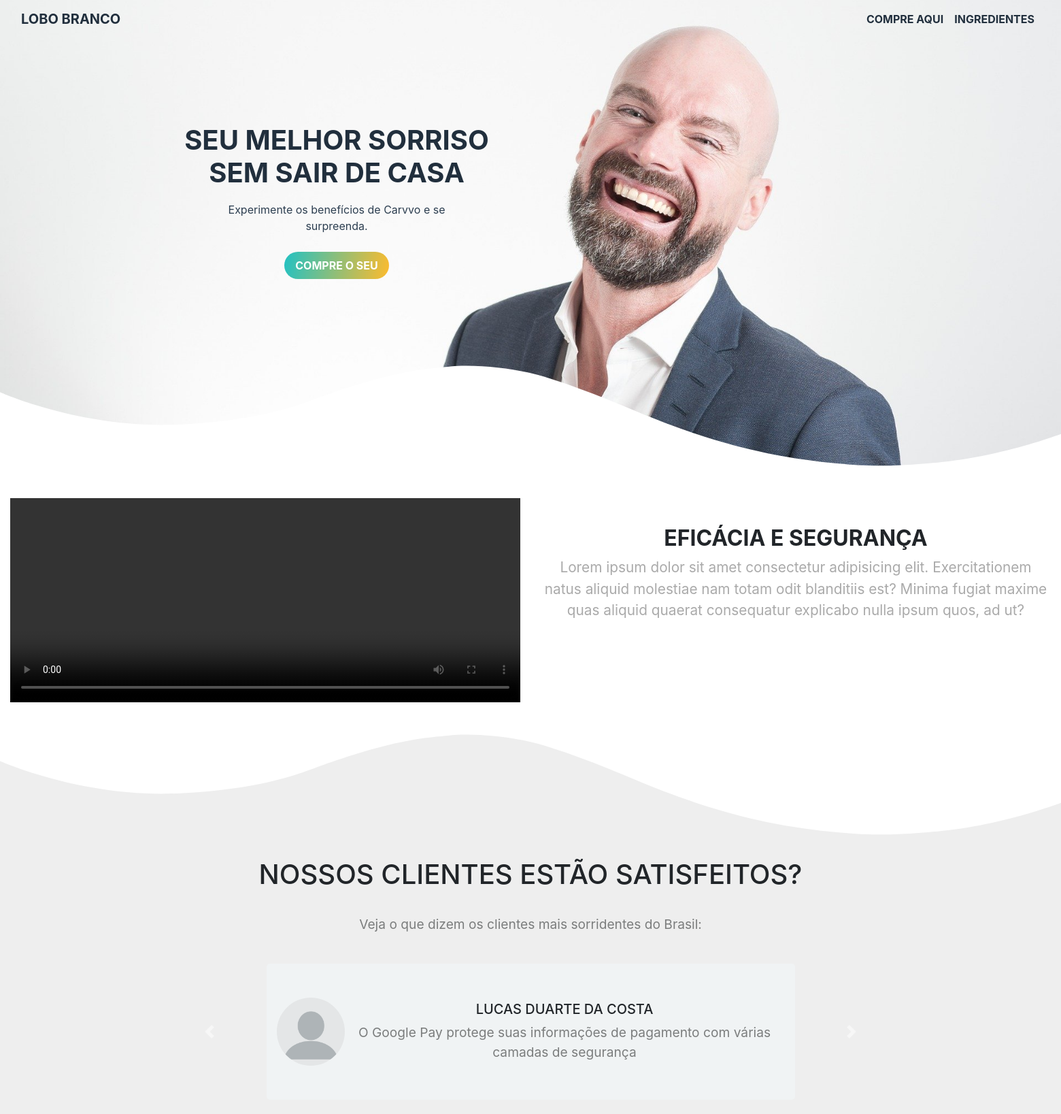
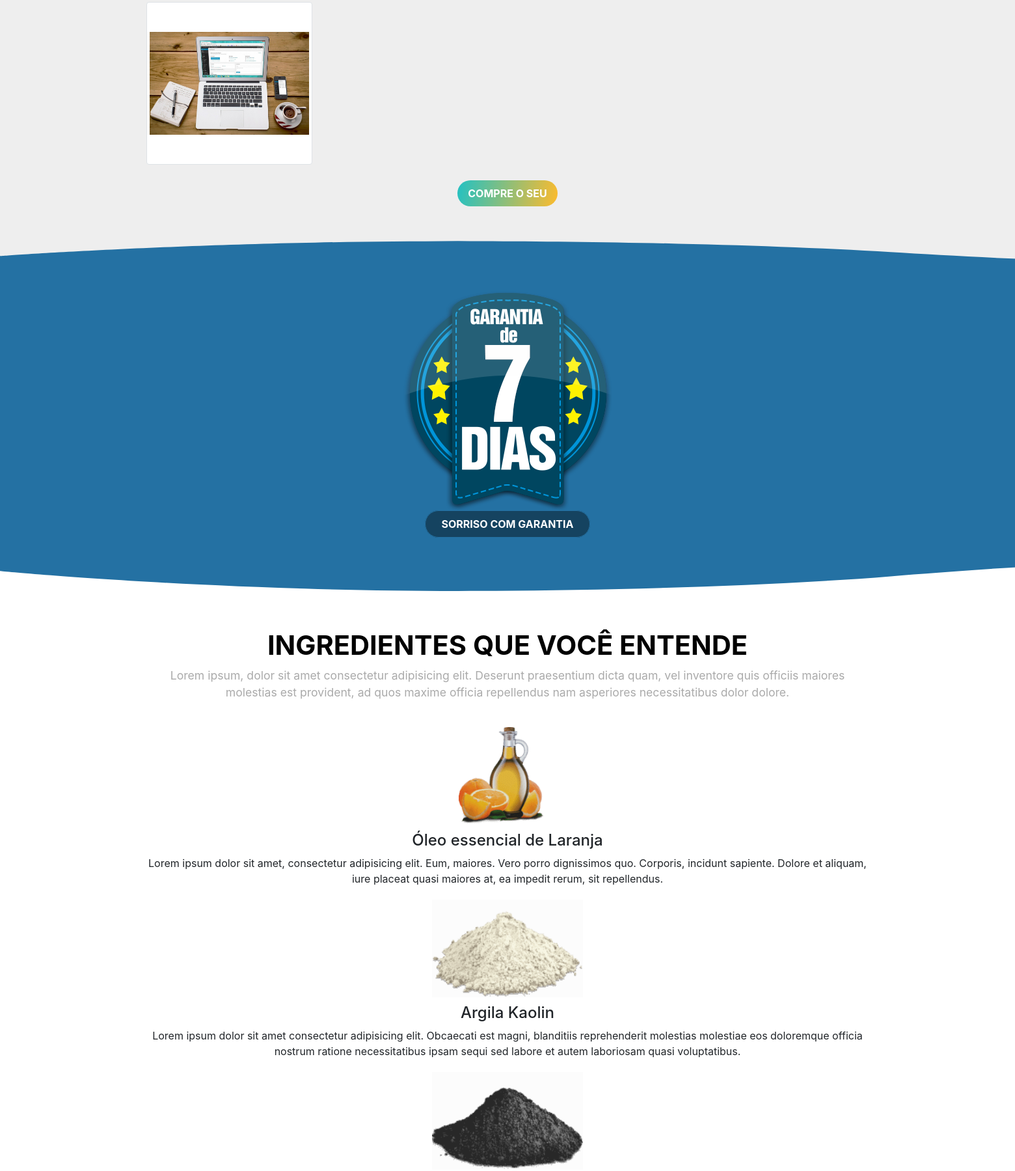
The page / (upper part) on the database its author committed (2 pictures, top to bottom).
### inicial/models.py (models this page shows, shortened)
class Client(models.Model):
	name = models.CharField(max_length=255)
	details = models.TextField()

class PhotoProdutoAfterBefore(models.Model):
	name = models.CharField(max_length=255)
	photo = models.ImageField()

### principal/models.py (models this page shows, shortened)
class Product(models.Model):
	name = models.CharField(max_length=255)
	price = models.IntegerField(null=True, blank=True)
	ingredients = models.ManyToManyField(Ingredients, blank=True)
	image = models.ImageField(upload_to='image', null=True)
	details = models.TextField(null=True)

### inicial/views.py (the view)
# urls.py: path('', views.index, name="home"),
def index(request):
	doubts = Doubt.objects.all()
	clients = Client.objects.all()
	Photo_Product = PhotoProdutoAfterBefore.objects.all()
	products = Product.objects.all()
	data = {'doubts': doubts, 'clients':clients, 'Photo_Product':Photo_Product, 'products': products}
	return render(request, 'index.html', data)

### inicial/templates/index.html (shortened to what this page needs)
<!DOCTYPE html>
<html lang="en">
{% load static %}
<head>
  <link rel="stylesheet" href="https://stackpath.bootstrapcdn.com/bootstrap/4.4.1/css/bootstrap.min.css"
>
  <link rel="stylesheet" href="{% static 'css/style.css' %}" />
  <link rel="stylesheet" href="{% static 'css/style-mobile.css' %}" />
</head>
<body>
  <div class="mobile-div">
  <div id="header">
    <div class="bg-dark-tec">
      <nav class="navbar navbar-expand-lg navbar-light bg-menu-land">
        <div class="container-fluid">
          <a class="navbar-brand" href="#">LOBO BRANCO</a>
          <div class="collapse navbar-collapse" id="navbarSupportedContent">
            <ul class="navbar-nav ml-auto">
              <li class="nav-item active">
                <a class="nav-link" href="#">COMPRE AQUI<span class="sr-only">(current)</span></a>
              </li>
              <li class="nav-item active">
                <a class="nav-link" href="#">INGREDIENTES<span class="sr-only">(current)</span></a>
              </li>
            </ul>
          </div>
        </div>
      </nav>
      <div class="container">
        <div class="row">
          <div class="col-12 col-lg-6">
            <div class="header-info">
              <h2>
                Seu Melhor Sorriso <br> Sem Sair de Casa
              </h2>
              <p>
                Experimente os benefícios de
                Carvvo e se surpreenda.
              </p>
              <a class="btn-techay btn-cto" href="">COMPRE O SEU</a>
            </div>
          </div>
        </div>
      </div>
      <div class="divide-to-sec">
        <div class="svg-border">
        </div>
      </div>
    </div>
  </div>
  <div class="desc-start">
    <div class="container-fluid">
      <div class="row">
        <div class="col-12 col-lg-6">
          <video src="video/video.mp4" controls class="yt-video" ></video>
        </div>
        <div class="col-12 col-lg-6">
          <div class="desc-start-info">
            <h3>
              Eficácia e Segurança
            </h3>
            <p>
              Lorem ipsum dolor sit amet consectetur adipisicing elit. Exercitationem natus aliquid molestiae nam totam
              odit blanditiis est? Minima fugiat maxime quas aliquid quaerat consequatur explicabo nulla ipsum quos, ad
              ut?
            </p>
          </div>
        </div>
      </div>
    </div>
  </div>
  <div class="divide-to-client">
    <div class="svg-border">
    </div>
  </div>
  <div id="client-say">
    <div class="container">
      <div class="row">
        <div class="col-12">
          <div class="client-info">
            <h3>Nossos Clientes Estão Satisfeitos?</h3>
            <p>Veja o que dizem os clientes mais sorridentes do Brasil:</p>
          </div>
        </div>
      </div>
      <div class="row">
        <div class="col-12">
          <div id="carouselT" class="carousel slide" data-ride="carousel">
            <div class="carousel-inner" role="listbox">
              {% for client in clients %}
              <div class="carousel-item {% if client.pk == 1 %} active{% endif %}">
                <div class="d-flex justify-content-center">
                  <div class="client-comment">
                    <div class="photo-profile">
                      <img src="{% static 'img/blank_profile.png' %}" />
                    </div>
                    <div class="info-profile">
                      <div class="name-profile">
                        <h5>{{client.name}}</h5>
                      </div>
                      <div class="comment-profile">
                        <p>
                          {{client.details}}
                        </p>
                      </div>
                    </div>
                  </div>
                </div>
              </div>
              {% endfor %}
            </div>
            <a class="carousel-control-prev" href="#carouselT" role="button" data-slide="prev">
              <span class="carousel-control-prev-icon" aria-hidden="true"></span>
            </a>
            <a class="carousel-control-next" href="#carouselT" role="button" data-slide="next">
              <span class="carousel-control-next-icon" aria-hidden="true"></span>
            </a>
          </div>
        </div>
      </div>
      <div class="row">
        {% for Photo in Photo_Product %}
          <div class="col-12 mt-4 col-lg-3">
            <img  class="w-100 img-cliente img-fluid img-thumbnail" src="{{ Photo.photo.url }}" />
          </div>
        {% endfor %}
        </div>
      </div>
      <div class="row">
        <div class="col-12">
          <div class="d-flex justify-content-center pt-4 pb-4">
            <a class="btn-techay btn-cto" href="">COMPRE O SEU</a>
          </div>
        </div>
      </div>
    </div>
  </div>
  <div class="divide-to-garantia">
  </div>
  <div id="garantia">
    <div class="img-garantia">
      <img src="{% static 'img/garantia.png' %}" />
      <div class="btn-garantia">
        <a class="btn-garantia-cto" href="#">Sorriso com garantia</a>
      </div>
    </div>
  </div>
  <div class="divide-to-ingre">
  </div>
  <div id="ingredientes">
    <div class="container">
      <div class="row">
        <div class="col-12">
          <div class="ingre-info">
            <h2>Ingredientes Que Você Entende</h2>
            <p>Lorem ipsum, dolor sit amet consectetur adipisicing elit. Deserunt praesentium dicta quam, vel inventore
              quis officiis maiores molestias est provident, ad quos maxime officia repellendus nam asperiores
              necessitatibus dolor dolore.</p>
          </div>
        </div>
        {% for product in products %}
        <div class="col-12 mt-1">
          <div class="ingrediente-self">
            <img src="{{product.image.url}}" />
            <h4>{{product.name}}</h4>
            <p>{{product.details}}</p>
          </div>
        </div>
        {% endfor %}
      </div>
    </div>
  </div>
</body>
</html>

### inicial/static/css/style.css (style rules this page uses)
body { overflow-x: hidden; }
div#header { background-image: url(../img/cover-start2.jpg); background-position: center; background-size: cover; background-attachment: scroll; height: 100%; }
div#header .bg-menu-land { background: transparent; }
div#header .navbar-brand { color: #212F3D !important; font-weight: bold; }
div#header .nav-link { color: #212F3D !important; font-weight: bold; }
div#header div.header-info { display: flex; justify-content: center; align-items: center; flex-direction: column; height: 60vh; }
div#header div.header-info h2 { text-align: center; text-transform: uppercase; font-weight: bold; font-size: 2.5em; color: #212F3D; }
div#header div.header-info p { padding: 10px 100px; text-align: center; color: #2C3E50; }
.btn-techay { background: rgb(34,193,195); background: linear-gradient(101deg, rgba(34,193,195,1) 0%, rgba(253,187,45,1) 100%); color: #FFF; font-weight: bold; padding: 8px 16px; border-radius: 20px; transition: .2s; }
div.divide-to-sec { background: transparent; }
.desc-start { text-align: center; padding: 40px 0; }
div.desc-start .yt-video { width: 100%; height: 300px; }
div.desc-start .desc-start-info { padding: 40px 0px; }
.desc-start h3 { text-transform: uppercase; font-size: 2em; font-weight: bold; }
.desc-start p { color: #AAA; font-size: 1.3em; padding: 0 3px; text-align: center; }
.img-cliente { object-fit: contain; width: 100%; height: 250px; }
div#client-say { background: #eeeeee; }
div#client-say h3 { text-transform: uppercase; font-size: 2.5em; text-align: center; padding: 27px 0; }
div#client-say p { text-align: center; font-size: 1.2em; color: #7B7D7D; padding-bottom: 27px; }
div.client-comment { display: flex; justify-content: center; align-items: center; width: 70%; padding: 10px 15px; background-color: #F0F3F4; border-radius: 5px; height: 200px; }
div.client-comment .photo-profile img { height: 100px; width: 100px; border-radius: 100px; }
div.client-comment .info-profile { display: flex; flex-direction: column; align-items: center; justify-content: center; padding: 20px 20px; }
div.client-comment .info-profile .name-profile { text-align: center; }
div.client-comment .info-profile .comment-profile p { padding: 0 !important; margin: 0; }
div.divide-to-garantia { background-color: #eeeeee; width: 100%; }
div.divide-to-garantia svg { width: calc(300% + 1.3px); height: 75px; transform: rotateX(180deg); }
div#garantia { background-color: #2471A3; }
div#garantia .img-garantia { display: flex; flex-direction: column; justify-content: center; align-items: center; padding: 30px 0; }
div#garantia .btn-garantia-cto { padding: 10px 25px; background: #154360; text-transform: uppercase; color: #FFF; border-radius: 30px; border: 1px solid #2471a3; font-weight: bold; transition: .3s; }
div.divide-to-ingre { width: 100%; }
div.divide-to-ingre svg { width: calc(300% + 1.3px); height: 100px; }
div#ingredientes .ingre-info { padding: 20px 0; text-align: center; }
div#ingredientes .ingre-info h2 { font-size: 2.6em; font-weight: bold; color: #000; text-transform: uppercase; }
div#ingredientes .ingre-info p { font-size: 1.1em; color: #AAA }
div#ingredientes .ingrediente-self { text-align: center; }
div#ingredientes .ingrediente-self img { height: 150px; }
div#ingredientes .ingrediente-self h4 { padding-top: 10px; }

### rows shown on the page
Client: name "LUCAS DUARTE DA COSTA", details "O Google Pay protege suas informações de pagamento com várias camadas de segurança"
PhotoProdutoAfterBefore: photo (picture)
Product: image (picture), name "Óleo essencial de Laranja", details "Lorem ipsum dolor sit amet, consectetur adipisicing elit. Eum, maiores. Vero porro dignissimos quo. Corporis, incidunt sapiente. Dolore et aliquam, iure placeat quasi maiores at, ea impedit rerum, sit repellendus."
Product: image (picture), name "Argila Kaolin", details "Lorem ipsum dolor sit amet consectetur adipisicing elit. Obcaecati est magni, blanditiis reprehenderit molestias molestiae eos doloremque officia nostrum ratione necessitatibus ipsam sequi sed labore et autem laboriosam quasi voluptatibus."
Product: image (picture)
